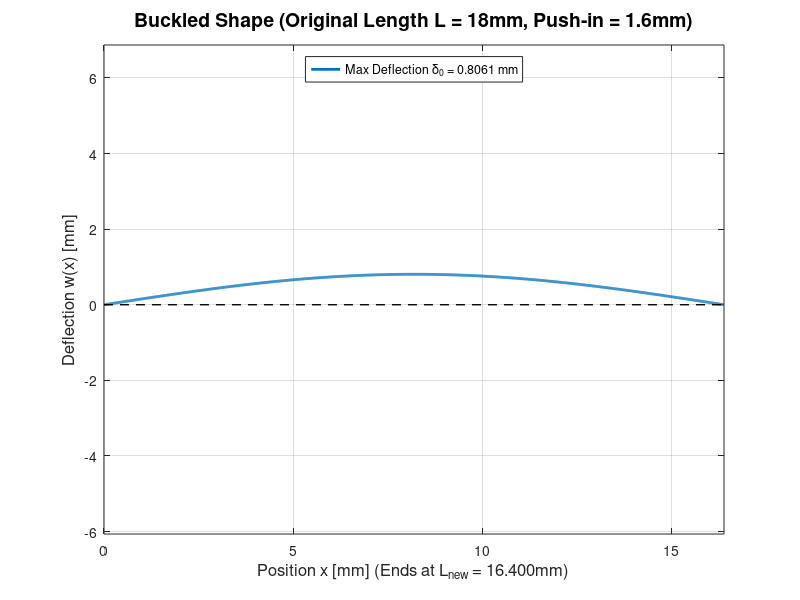

Recreate this plot in MATLAB.
% --- 初期設定 ---
clear; 
clc;   
close all; 

% --- パラメータ設定 ---
% 💡 ここで梁の「本来の長さ」と「押し込み量」を設定します
L = 18;          % [mm] 梁の本来の長さ（まっすぐな状態）
x_push = 1.6;    % [mm] フレームによる押し込み量

% --- 計算の実行 ---

% 1. たわみの「基本形状」を計算 (両端回転支持の場合)
%    回転支持の形状はサイン波になります。
x_norm = linspace(0, 1, 1001); 
y_norm = sin(pi * x_norm);

% 2. 形状定数Cを計算
%    C = ∫[0→1] (w_norm'(s))^2 ds
dw_ds = diff(y_norm) ./ diff(x_norm); 
C = trapz(x_norm(1:end-1), dw_ds.^2);

% 3. 押し込み量(x_push)から最大たわみ量(delta_0)を計算 ✅
delta_0 = sqrt(2 * x_push / C);

% 4. たわみ後のパラメータを計算
L_new = L - x_push;            % たわみ後の両端間距離
x_actual = x_norm * L_new;     % 実際のx軸を作成
w = delta_0 * y_norm;          % 実際のたわみ曲線を計算

% --- グラフの描画 ---
figure;
plot(x_actual, w, 'LineWidth', 2);
hold on; 
plot([0, L_new], [0, 0], 'k--', 'LineWidth', 1); 
hold off;

% --- 表示の調整 ---
grid on;
axis equal; 
xlabel(['Position x [mm] (Ends at L_{new} = ' num2str(L_new, '%.3f') 'mm)'], 'FontSize', 12);
ylabel('Deflection w(x) [mm]', 'FontSize', 12);
title(['Buckled Shape (Original Length L = ' num2str(L) 'mm, Push-in = ' num2str(x_push) 'mm)'], 'FontSize', 14);
legend(['Max Deflection \delta_0 = ' num2str(delta_0, '%.4f') ' mm'], 'Location', 'north');

% --- 結果をコマンドウィンドウに表示 ---
fprintf('===================================================\n');
fprintf('<< 両端回転支持モデル >>\n');
fprintf('押し込み量 x_push = %.4f mm の時、\n', x_push);
fprintf('最大たわみ量 δ₀ = %.4f mm となります。\n', delta_0);
fprintf('形状定数 C = %.4f\n', C);
fprintf('===================================================\n');